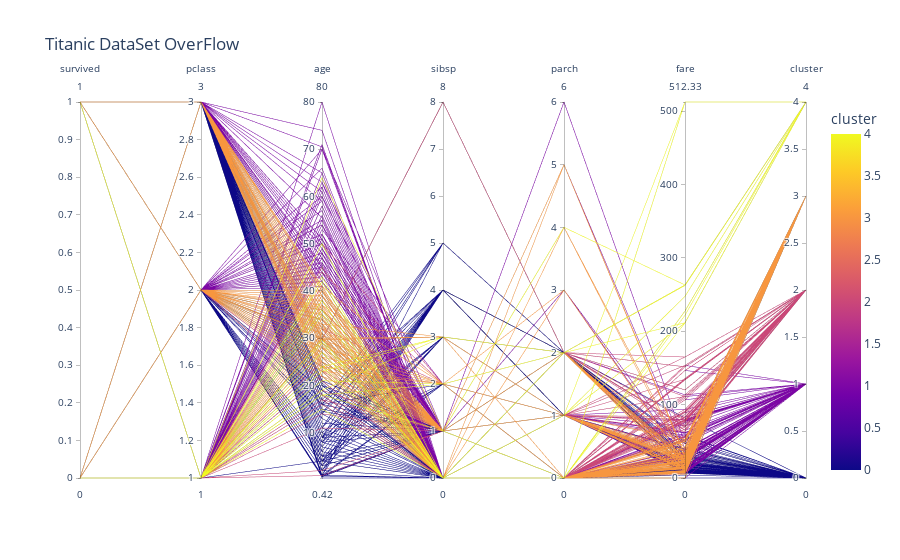

Notebook code cell kept with this figure:
### Code cell
fig = px.parallel_coordinates(df , color='cluster' , title='Titanic DataSet OverFlow')

fig.show()

### Figure 1 — Plotly figure (JSON) as saved in the notebook; plotly's stock layout.template omitted (floating-point values rounded to 4 significant figures; data arrays with more than 128 entries replaced by an {"elided": "..."} marker saying what was removed)
{"data": [{"dimensions": [{"label": "survived", "values": {"elided": "891 int values"}}, {"label": "pclass", "values": {"elided": "891 int values"}}, {"label": "age", "values": {"elided": "891 float values"}}, {"label": "sibsp", "values": {"elided": "891 int values"}}, {"label": "parch", "values": {"elided": "891 int values"}}, {"label": "fare", "values": {"elided": "891 float values"}}, {"label": "cluster", "values": {"elided": "891 int values"}}], "domain": {"x": [0, 1], "y": [0, 1]}, "line": {"color": {"elided": "891 int values"}, "coloraxis": "coloraxis"}, "name": "", "type": "parcoords"}], "layout": {"coloraxis": {"colorbar": {"title": {"text": "cluster"}}, "colorscale": [[0, "#0d0887"], [0.1111, "#46039f"], [0.2222, "#7201a8"], [0.3333, "#9c179e"], [0.4444, "#bd3786"], [0.5556, "#d8576b"], [0.6667, "#ed7953"], [0.7778, "#fb9f3a"], [0.8889, "#fdca26"], [1, "#f0f921"]]}, "legend": {"tracegroupgap": 0}, "title": {"text": "Titanic DataSet OverFlow"}}}
